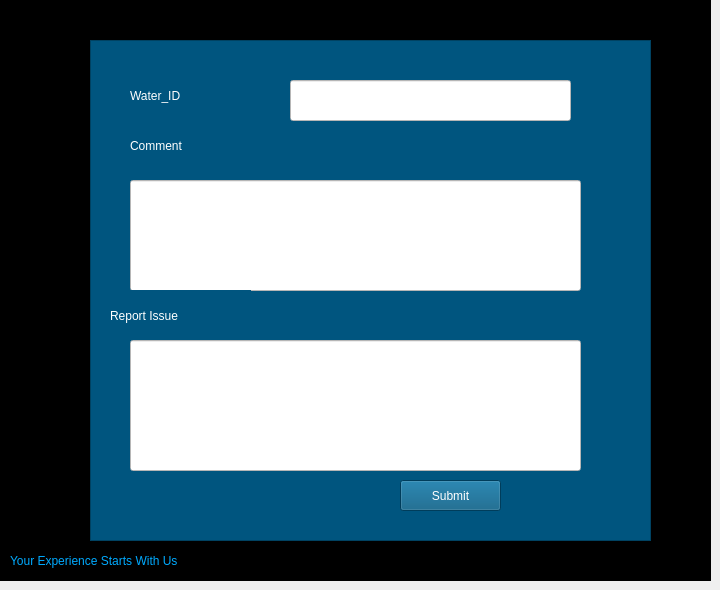
    <widget class="QWidget" name="Reply">
     <widget class="QFrame" name="frame_11">
      <property name="geometry">
       <rect>
        <x>0</x>
        <y>0</y>
        <width>711</width>
        <height>581</height>
       </rect>
      </property>
      <property name="styleSheet">
       <string notr="true">background-color: rgb(0, 0, 0);</string>
      </property>
      <property name="frameShape">
       <enum>QFrame::StyledPanel</enum>
      </property>
      <property name="frameShadow">
       <enum>QFrame::Raised</enum>
      </property>
      <widget class="QFrame" name="frame_12">
       <property name="geometry">
        <rect>
         <x>90</x>
         <y>40</y>
         <width>561</width>
         <height>501</height>
        </rect>
       </property>
       <property name="styleSheet">
        <string notr="true">background-color: rgb(0, 85, 127);</string>
       </property>
       <property name="frameShape">
        <enum>QFrame::StyledPanel</enum>
       </property>
       <property name="frameShadow">
        <enum>QFrame::Raised</enum>
       </property>
       <widget class="QLineEdit" name="lineEdit_7">
        <property name="geometry">
         <rect>
          <x>40</x>
          <y>140</y>
          <width>451</width>
          <height>111</height>
         </rect>
        </property>
        <property name="styleSheet">
         <string notr="true">color: rgb(0, 85, 127);
font: 12pt &quot;Stencil&quot;;
background-color: rgb(255, 255, 255);
</string>
        </property>
        <property name="text">
         <string/>
        </property>
        <property name="cursorPosition">
         <number>0</number>
        </property>
        <property name="alignment">
         <set>Qt::AlignLeading|Qt::AlignLeft|Qt::AlignTop</set>
        </property>
       </widget>
       <widget class="QLabel" name="label_18">
        <property name="geometry">
         <rect>
          <x>40</x>
          <y>30</y>
          <width>151</width>
          <height>51</height>
         </rect>
        </property>
        <property name="styleSheet">
         <string notr="true">font: 14pt &quot;Stencil&quot;;
color: rgb(255, 255, 255);</string>
        </property>
        <property name="text">
         <string>Water_ID</string>
        </property>
       </widget>
       <widget class="QLabel" name="label_23">
        <property name="geometry">
         <rect>
          <x>40</x>
          <y>80</y>
          <width>131</width>
          <height>51</height>
         </rect>
        </property>
        <property name="styleSheet">
         <string notr="true">font: 14pt &quot;Stencil&quot;;
color: rgb(255, 255, 255);</string>
        </property>
        <property name="text">
         <string>Comment</string>
        </property>
       </widget>
       <widget class="QPushButton" name="pushButton_12">
        <property name="geometry">
         <rect>
          <x>310</x>
          <y>440</y>
          <width>101</width>
          <height>31</height>
         </rect>
        </property>
        <property name="styleSheet">
         <string notr="true">font: 14pt &quot;Stencil&quot;;
color: rgb(255, 255, 255);</string>
        </property>
        <property name="text">
         <string>Submit</string>
        </property>
       </widget>
       <widget class="QLabel" name="label_24">
        <property name="geometry">
         <rect>
          <x>20</x>
          <y>250</y>
          <width>141</width>
          <height>51</height>
         </rect>
        </property>
        <property name="styleSheet">
         <string notr="true">font: 14pt &quot;Stencil&quot;;
color: rgb(255, 255, 255);</string>
        </property>
        <property name="text">
         <string>Report Issue</string>
        </property>
       </widget>
       <widget class="QLineEdit" name="lineEdit_8">
        <property name="geometry">
         <rect>
          <x>40</x>
          <y>300</y>
          <width>451</width>
          <height>131</height>
         </rect>
        </property>
        <property name="styleSheet">
         <string notr="true">color: rgb(0, 85, 127);
font: 12pt &quot;Stencil&quot;;
background-color: rgb(255, 255, 255);
</string>
        </property>
        <property name="text">
         <string/>
        </property>
        <property name="cursorPosition">
         <number>0</number>
        </property>
        <property name="alignment">
         <set>Qt::AlignLeading|Qt::AlignLeft|Qt::AlignTop</set>
        </property>
       </widget>
       <widget class="QLineEdit" name="lineEdit_9">
        <property name="geometry">
         <rect>
          <x>200</x>
          <y>40</y>
          <width>281</width>
          <height>41</height>
         </rect>
        </property>
        <property name="styleSheet">
         <string notr="true">color: rgb(0, 85, 127);
font: 12pt &quot;Stencil&quot;;
background-color: rgb(255, 255, 255);
</string>
        </property>
        <property name="text">
         <string/>
        </property>
        <property name="cursorPosition">
         <number>0</number>
        </property>
        <property name="alignment">
         <set>Qt::AlignLeading|Qt::AlignLeft|Qt::AlignTop</set>
        </property>
       </widget>
      </widget>
      <widget class="QLabel" name="label_25">
       <property name="geometry">
        <rect>
         <x>10</x>
         <y>550</y>
         <width>197</width>
         <height>21</height>
        </rect>
       </property>
       <property name="styleSheet">
        <string notr="true">font: 700 10pt &quot;Segoe UI&quot;;
color: rgb(0, 170, 255);</string>
       </property>
       <property name="text">
        <string>Your Experience Starts With Us</string>
       </property>
      </widget>
     </widget>
    </widget>
